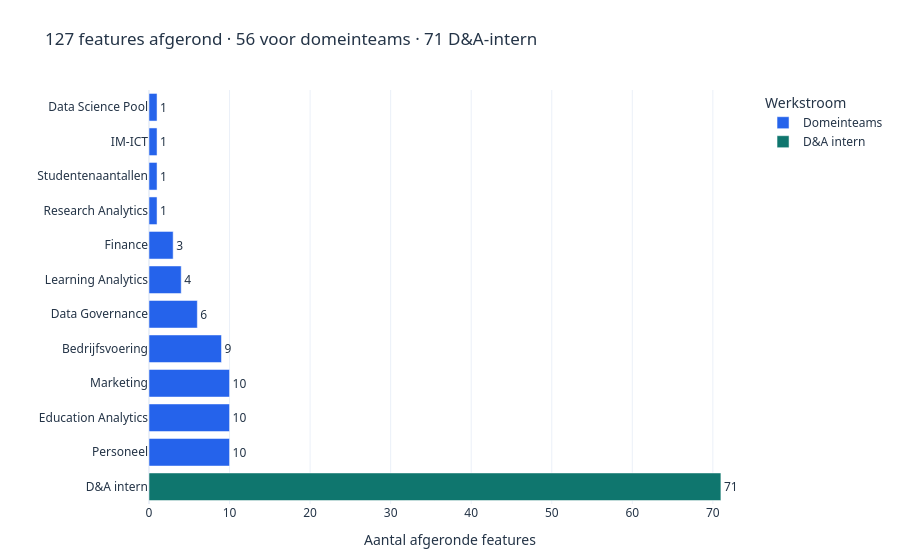

Notebook source saved alongside this figure:
### Markdown cell above
## 3. Het verhaal in drie grafieken

1. **Wat is afgerond?** Totaalbeeld, D&A-intern apart en aantallen per domeinteam.
2. **Hoe lang stond het te wachten?** Gemiddelde en mediaan wachttijd per domeinteam.
3. **Hoe lang was het onderhanden?** Gemiddelde en mediaan doorlooptijd per domeinteam.

De laatste twee grafieken gebruiken alleen beschikbare tijdmetingen van afgeronde domeinteams-features; hover voor het aantal metingen.

### Code cell
# Chart 1: all closed features, split into domain teams and D&A-internal work.
area_counts = (
    domain_features.groupby("Area", dropna=False)
    .size()
    .rename("Aantal features")
    .reset_index()
    .rename(columns={"Area": "Onderdeel"})
)
internal_count = int(df["is_DA"].fillna(False).sum())
total_count = len(df)
completion = pd.concat(
    [
        area_counts.assign(Type="Domeinteams"),
        pd.DataFrame(
            {"Onderdeel": ["D&A intern"], "Aantal features": [internal_count], "Type": ["D&A intern"]}
        ),
    ],
    ignore_index=True,
)
completion["Percentage van totaal"] = completion["Aantal features"].div(total_count).mul(100)
completion_order = completion.sort_values("Aantal features")["Onderdeel"].tolist()

domain_count = len(domain_features)
fig_completed = px.bar(
    completion,
    x="Aantal features",
    y="Onderdeel",
    color="Type",
    orientation="h",
    text="Aantal features",
    custom_data=["Percentage van totaal"],
    category_orders={"Onderdeel": completion_order},
    color_discrete_map={"Domeinteams": DOMAIN_COLOR, "D&A intern": INTERNAL_COLOR},
    template=TEMPLATE,
    title=(
        f"{total_count} features afgerond · {domain_count} voor domeinteams · "
        f"{internal_count} D&A-intern"
    ),
)
fig_completed.update_traces(
    textposition="outside",
    cliponaxis=False,
    hovertemplate="%{y}<br>%{customdata[0]:.1f}% van alle afgeronde features<extra></extra>",
)
fig_completed.update_layout(
    **CHART_STYLE,
    height=max(520, len(completion_order) * 34 + 150),
    xaxis_title="Aantal afgeronde features",
    yaxis_title="",
    legend_title_text="Werkstroom",
    showlegend=True,
)
fig_completed.show()

### Figure 1 — Plotly figure (JSON) as saved in the notebook; plotly's stock layout.template omitted (floating-point values rounded to 4 significant figures)
{"data": [{"cliponaxis": false, "customdata": [[7.087], [4.724], [0.7874], [7.874], [2.362], [0.7874], [3.15], [7.874], [7.874], [0.7874], [0.7874]], "hovertemplate": "%{y}<br>%{customdata[0]:.1f}% van alle afgeronde features<extra></extra>", "legendgroup": "Domeinteams", "marker": {"color": "#2563eb", "pattern": {"shape": ""}}, "name": "Domeinteams", "orientation": "h", "showlegend": true, "text": [9.0, 6.0, 1.0, 10.0, 3.0, 1.0, 4.0, 10.0, 10.0, 1.0, 1.0], "textposition": "outside", "type": "bar", "x": [9, 6, 1, 10, 3, 1, 4, 10, 10, 1, 1], "xaxis": "x", "y": ["Bedrijfsvoering", "Data Governance", "Data Science Pool", "Education Analytics", "Finance", "IM-ICT", "Learning Analytics", "Marketing", "Personeel", "Research Analytics", "Studentenaantallen"], "yaxis": "y"}, {"cliponaxis": false, "customdata": [[55.91]], "hovertemplate": "%{y}<br>%{customdata[0]:.1f}% van alle afgeronde features<extra></extra>", "legendgroup": "D&A intern", "marker": {"color": "#0f766e", "pattern": {"shape": ""}}, "name": "D&A intern", "orientation": "h", "showlegend": true, "text": [71.0], "textposition": "outside", "type": "bar", "x": [71], "xaxis": "x", "y": ["D&A intern"], "yaxis": "y"}], "layout": {"barmode": "relative", "font": {"color": "#243447", "family": "Segoe UI, sans-serif"}, "height": 558, "legend": {"title": {"text": "Werkstroom"}, "tracegroupgap": 0}, "margin": {"b": 40, "l": 30, "r": 30, "t": 90}, "paper_bgcolor": "white", "plot_bgcolor": "white", "showlegend": true, "title": {"text": "127 features afgerond · 56 voor domeinteams · 71 D&A-intern"}, "xaxis": {"anchor": "y", "domain": [0, 1], "title": {"text": "Aantal afgeronde features"}}, "yaxis": {"anchor": "x", "categoryarray": ["D&A intern", "Personeel", "Education Analytics", "Marketing", "Bedrijfsvoering", "Data Governance", "Learning Analytics", "Finance", "Research Analytics", "Studentenaantallen", "IM-ICT", "Data Science Pool"], "categoryorder": "array", "domain": [0, 1], "title": {"text": ""}}}}
